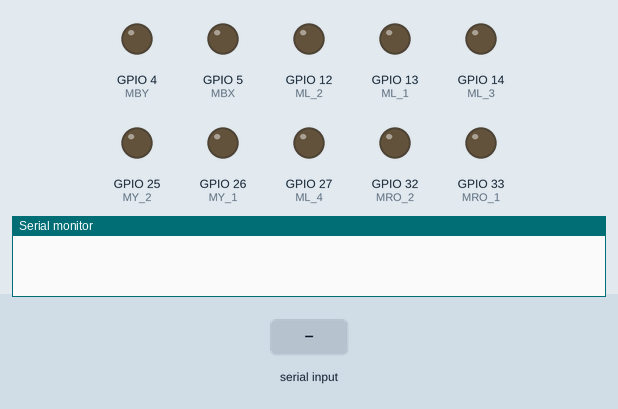
Recording of a sketch running on a simulated ESP32. Shown: output pins drawn as LEDs (lit = HIGH), the last lines printed to the serial monitor. Inputs (shaded band) come from the test bench.

Above: at 1.2 s.
1.3 s: "Q" received over Serial
At 2.1 s:
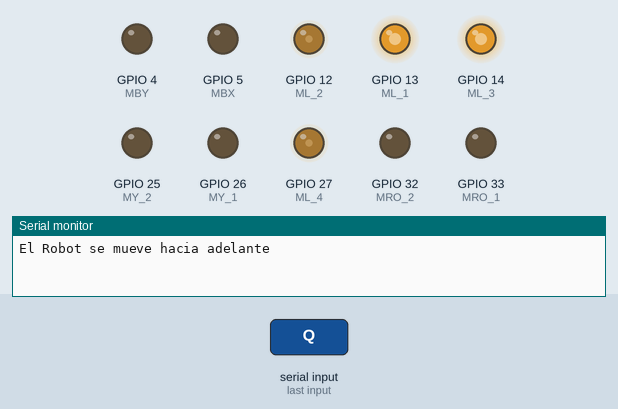
2.8 s: "A" received over Serial
At 3.2 s:
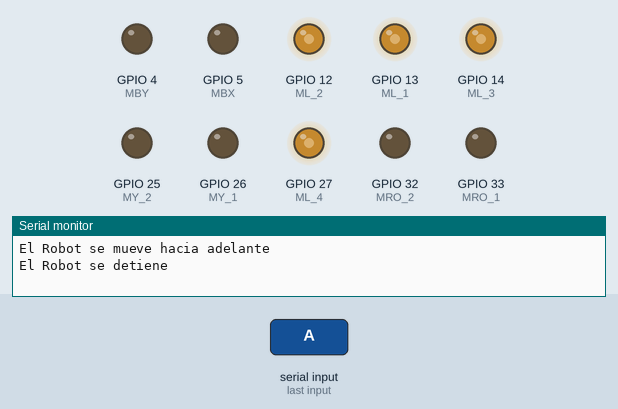
4.3 s: "Z" received over Serial
At 5.5 s:
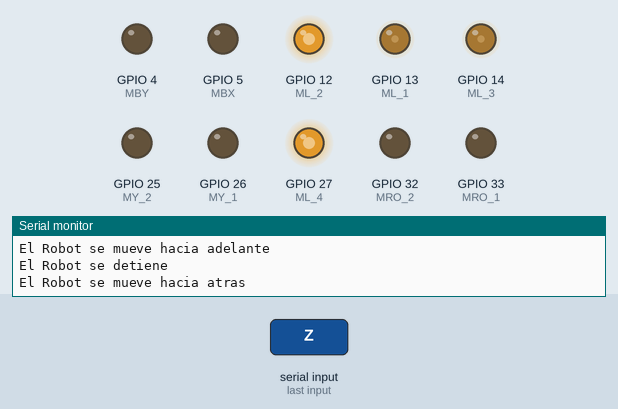
5.8 s: "W" received over Serial
At 6.7 s:
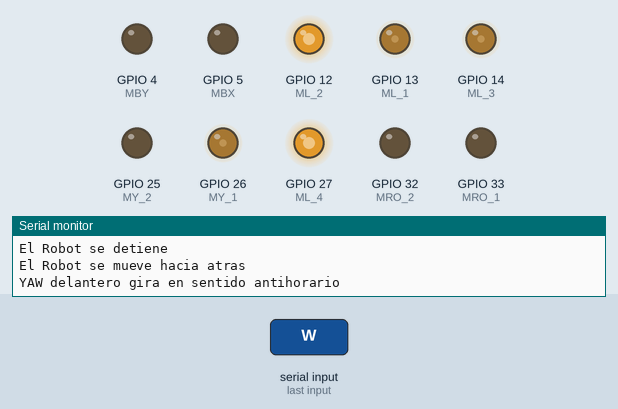
7.3 s: "E" received over Serial
At 7.8 s:
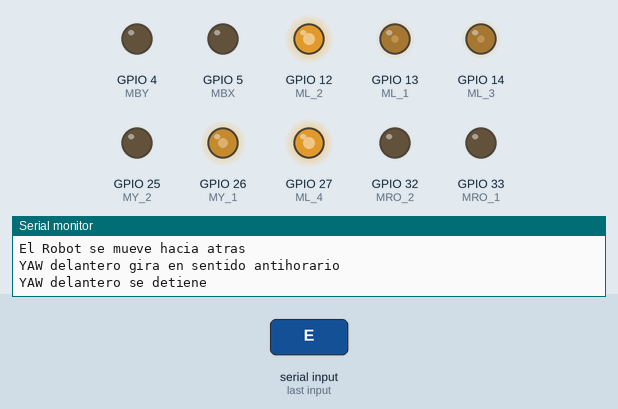
8.8 s: "R" received over Serial
At 10.2 s:
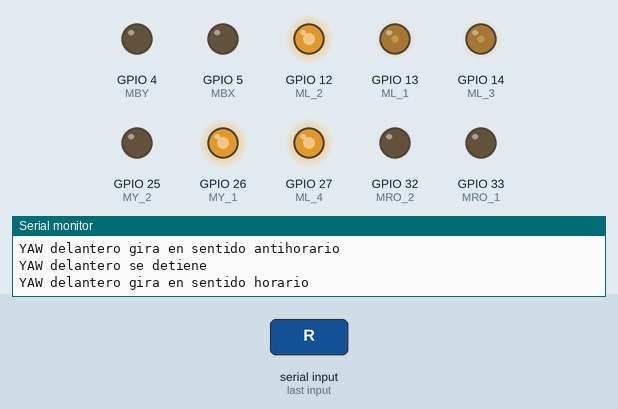
Timing chart, 0 to 11.3 s (numbered marks = the images above; inputs shaded):
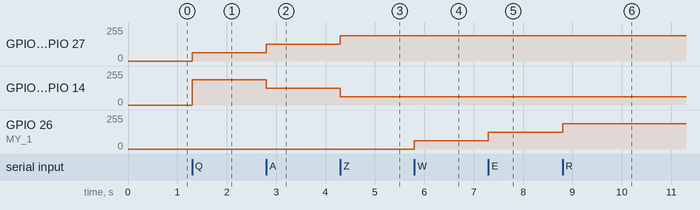

Measured:
- after the input at 1.3 s, GPIO 12 (ML_2), GPIO 27 (ML_4): 0/255 → 63/255 at once; GPIO 13 (ML_1), GPIO 14 (ML_3): 0/255 → 189/255 at once
- after the input at 2.8 s, GPIO 12 (ML_2), GPIO 27 (ML_4): 63/255 → 127/255 at once; GPIO 13 (ML_1), GPIO 14 (ML_3): 189/255 → 127/255 at once
- after the input at 4.3 s, GPIO 12 (ML_2), GPIO 27 (ML_4): 127/255 → 189/255 at once; GPIO 13 (ML_1), GPIO 14 (ML_3): 127/255 → 63/255 at once
- after the input at 5.8 s, GPIO 26 (MY_1): 0/255 → 63/255 at once
- after the input at 7.3 s, GPIO 26 (MY_1): 63/255 → 127/255 at once
- after the input at 8.8 s, GPIO 26 (MY_1): 127/255 → 189/255 at once

The sketch:

Programa_General_ReMBot_VF.ino
```cpp
/*
 * Primer programa programa base para ReMBotcon Cytron MDD10A
 * --> Control del movimiento de los motores de cada sistema.
 * --> Tipo de control Locked-Antiphase PWM
 * Diciemnbre 2020
 * ESP32 TRA
 */


/*
 *---------------------------------------------------------------------------------------
 *                                Pines y variables
 * --------------------------------------------------------------------------------------
 */

/*
 * C.T < 50% --> Giro en sentido horario
 * C.T = 50% --> Detenido
 * C.T > 50% --> Giro en sentido antihorario
 *
 * Nota: Se recomienda no tomar los valores máximos (0, 255)
 */
//DEFINICION DE VARIABLES DE VELOCIDAD
//CONSIDERANDO CW--->VEL>127
//CONSIDERANDO CCW--->VEL<127

int VEL_CW = 190; //50%
int VEL_CCW = 63; //50%
int VEL_STOP = 127; //SE DETIENE LOS MOTORES

//DEFINICION DE PINES PARA MOTORES

//---------------------------------------LOCOMOCION-------------------------------------
//PIN (PUEDEN CAMBIAR)
int ML_1 = 13;
int ML_2 = 12;
int ML_3 = 14;
int ML_4 = 27;

//CANALES PARA LOCOMOCION (EN PRINCIPIO NO SE MUEVEN)
int CML_1 = 1;
int CML_2 = 2;
int CML_3 = 3;
int CML_4 = 4;

//---------------------------------------YAW-------------------------------------
//PIN (PUEDEN CAMBIAR)
// YAW DELANTERO
int MY_1 = 26;
// YAW TRASERO
int MY_2 = 25;

//CANALES PARA YAW (EN PRINCIPIO NO SE MUEVEN)
//YAW DELANTERO
int CMY_1 = 5;
//YAW TRASERO
int CMY_2 = 6;

//---------------------------------------ROLL-------------------------------------
//PIN (PUEDEN CAMBIAR)
//ROLL DELANTERO
int MRO_1 = 33;
//ROLL TRASERO
int MRO_2 = 32;

//CANALES PARA ROLL (EN PRINCIPIO NO SE MUEVEN)
//ROLL DELANTERO
int CMRO_1 = 7;
//ROLL TRASERO
int CMRO_2 = 8;

//---------------------------------------BALANCEO-------------------------------------
//PIN (PUEDEN CAMBIAR)
//EJE X
int MBX = 5;
//EJE Y
int MBY = 4;

//CANALES PARA BALANCEO (EN PRINCIPIO NO SE MUEVEN)
//ROLL DELANTERO
int CMBX = 9;
//ROLL TRASERO
int CMBY = 10;


/*
 *-----------------------------------------------------------------------------------
 *                           Funciones principales
 *-----------------------------------------------------------------------------------
 */

void setup() {
  //DEFINCION DE CANALES PARA LOS DIFERENTES SISTEMAS
  //---------------------------------------LOCOMOCION-------------------------------------
  ledcAttachPin(ML_1,CML_1);
  ledcAttachPin(ML_2,CML_2);
  ledcAttachPin(ML_3,CML_3);
  ledcAttachPin(ML_4,CML_4);

  //---------------------------------------YAW-------------------------------------
  //YAW DELANTERO
  ledcAttachPin(MY_1,CMY_1);
  //YAW TRASERO
  ledcAttachPin(MY_2,CMY_2);

  //---------------------------------------ROLL-------------------------------------
  //ROLL DELANTERO
  ledcAttachPin(MRO_1,CMRO_1);
  //ROLL TRASERO
  ledcAttachPin(MRO_2,CMRO_2);

  //---------------------------------------BALANCEO-------------------------------------
  //EJE X
  ledcAttachPin(MBX,CMBX);
  //EJE Y
  ledcAttachPin(MBY,CMBY);


  //DEFINCION DE PARAMETROS PARA LOS CANALES (MISMOS PARAMETROS PARA TODOS LOS CANALES)
  //---------------------------------------LOCOMOCION-------------------------------------
  ledcSetup(CML_1,8000,8);
  ledcSetup(CML_2,8000,8);
  ledcSetup(CML_3,8000,8);
  ledcSetup(CML_4,8000,8);

  //---------------------------------------YAW-------------------------------------
  //YAW DELANTERO
  ledcSetup(CMY_1,8000,8);
  //YAW TRASERO
  ledcSetup(CMY_2,6000,8);

  //---------------------------------------ROLL-------------------------------------
  //ROLL DELANTERO
  ledcSetup(CMRO_1,8000,8);
  //ROLL TRASERO
  ledcSetup(CMRO_2,8000,8);
  //---------------------------------------BALANCEO-------------------------------------
  //EJE X
  ledcSetup(CMBX,8000,8);
  //EJE Y
  ledcSetup(CMBY,8000,8);

  //SE INICIA COMUNICACION SERIAL
  Serial.begin(115200);
}

//-------------------------------------------MAIN LOOP-----------------------------------------------
void loop() {
  if (Serial.available())
  {
    char dato = Serial.read();
    //------------------------LOCOMOCION-------------------------------
    if (dato=='Q' || dato=='A' || dato=='Z')
    {
      LOCOMOCION(dato);
    }

    //---------------------------YAW-----------------------------------
    if (dato=='W' || dato=='E' || dato=='R' || dato=='S' || dato=='D' || dato=='F')
    {
      YAW(dato);
    }

    //---------------------------ROLL-----------------------------------
    if (dato=='I' || dato=='O' || dato=='P' || dato=='K' || dato=='L' || dato=='X')
    {
      ROLL(dato);
    }

    //---------------------------BALANCEO-----------------------------------
    if (dato=='Y' || dato=='N' || dato=='G' || dato=='J' || dato=='H')
    {
      BALANCEO(dato);
    }
  }

}


/*
 *-------------------------------------------------------------------------------------------
 *                            Funciones de movimiento y giro
 *-------------------------------------------------------------------------------------------
 */

//------------------------------------------LOCOMOCION---------------------------------------
void LOCOMOCION(char letra)
{
  if (letra=='Q') // 4 LLANTAS HACIA ADELANTE
  {
    ledcWrite(CML_1,VEL_CW);
    ledcWrite(CML_2,VEL_CCW);
    ledcWrite(CML_3,VEL_CW);
    ledcWrite(CML_4,VEL_CCW);
    Serial.println("El Robot se mueve hacia adelante");
  }
  if (letra=='A') // 4 LLANTAS SE DETIENEN
  {
    ledcWrite(CML_1,VEL_STOP);
    ledcWrite(CML_2,VEL_STOP);
    ledcWrite(CML_3,VEL_STOP);
    ledcWrite(CML_4,VEL_STOP);
    Serial.println("El Robot se detiene");
  }
  if (letra=='Z') // 4 LLANTAS HACIA ATRAS
  {
    ledcWrite(CML_1,VEL_CCW);
    ledcWrite(CML_2,VEL_CW);
    ledcWrite(CML_3,VEL_CCW);
    ledcWrite(CML_4,VEL_CW);
    Serial.println("El Robot se mueve hacia atras");
  }
}


//------------------------------------------YAW---------------------------------------
void YAW(char letra)
{
//  --------------------------------YAW_DELANTERO---------------------------------------
  if (letra=='W') // YAW DELANTERO GIRA EN SENTIDO ANTIHORARIO
  {
    ledcWrite(CMY_1,VEL_CCW);
    Serial.println("YAW delantero gira en sentido antihorario");
  }
  if (letra=='E') // YAW DELANTERO SE DETIENE
  {
    ledcWrite(CMY_1,VEL_STOP);
    Serial.println("YAW delantero se detiene");
  }
  if (letra=='R') // YAE DELANTERO GIRA EN SENTIDO HORARIO
  {
    ledcWrite(CMY_1,VEL_CW);
    Serial.println("YAW delantero gira en sentido horario");
  }
//  --------------------------------YAW_TRASERO---------------------------------------
  if (letra=='S') // YAW TRASERO GIRA EN SENTIDO ANTIHORARIO
  {
    ledcWrite(CMY_2,VEL_CCW);
    Serial.println("YAW trasero gira en sentido antihorario");
  }
  if (letra=='D') // YAW TRASERO SE DETIENE
  {
    ledcWrite(CMY_2,VEL_STOP);
    Serial.println("YAW trasero se detiene");
  }
  if (letra=='F') // YAW TRASERO GIRA EN SENTIDO HORARIO
  {
    ledcWrite(CMY_2,VEL_CW);
    Serial.println("YAW trasero gira en sentido horario");
  }
}


//------------------------------------------ROLL---------------------------------------
void ROLL(char letra)
{
//  --------------------------------ROLL_DELANTERO---------------------------------------
  if (letra=='I') // ROLL DELANTERO GIRA EN SENTIDO ANTIHORARIO
  {
    ledcWrite(CMRO_1,VEL_CCW);
    Serial.println("ROLL delantero gira en sentido antihorario");
  }
  if (letra=='O') // ROLL DELANTERO SE DETIENE
  {
    ledcWrite(CMRO_1,VEL_STOP);
    Serial.println("ROLL delantero se detiene");
  }
  if (letra=='P') // ROLL DELANTERO GIRA EN SENTIDO HORARIO
  {
    ledcWrite(CMRO_1,VEL_CW);
    Serial.println("ROLL trasero gira en sentido horario");
  }
//  --------------------------------ROLL_TRASERO---------------------------------------
  if (letra=='K') // ROLL TRASERO GIRA EN SENTIDO ANTIHORARIO
  {
    ledcWrite(CMRO_2,VEL_CCW);
    Serial.println("ROLL trasero gira en sentido antihorario");
  }
  if (letra=='L') // ROLL TRASERO SE DETIENE
  {
    ledcWrite(CMRO_2,VEL_STOP);
    Serial.println("ROLL delantero se detiene");
  }
  if (letra=='X') // ROLL TRASERO GIRA EN SENTIDO HORARIO
  {
    ledcWrite(CMRO_2,VEL_CW);
    Serial.println("ROLL trasero gira en sentido horario");
  }
}


//-----------------------------------------BALANCEO---------------------------------------
void BALANCEO(char letra)
{
//  --------------------------------EJE X---------------------------------------
  if (letra=='Y') // MOTOR DE X IMPULSA EL MECANISMO HACIA DELANTE
  {
    ledcWrite(CMBX,VEL_CW);
    Serial.println("Motor de X impulsa hacia delante el mecanismo");
  }
  if (letra=='N') // MOTOR DE X IMPULSA EL MECANISMO HACIA ATRAS
  {
    ledcWrite(CMBX,VEL_CCW);
    Serial.println("Motor de X impulsa hacia atras el mecanismo");
  }
//  --------------------------------EJE Y---------------------------------------
  if (letra=='G') // MOTOR DE Y IMPULSA EL MECANISMO HACIA DELANTE
  {
    ledcWrite(CMBY,VEL_CW);
    Serial.println("Motor de Y impulsa hacia delante el mecanismo");
  }
  if (letra=='J') // MOTOR DE Y IMPULSA EL MECANISMO HACIA ATRAS
  {
    ledcWrite(CMBY,VEL_CCW);
    Serial.println("Motor de Y impulsa hacia atras el mecanismo");
  }
//----------------------------MOTORES_SE_DETIENEN-------------------------------
  if (letra=='H') // MOTORES DE BALANCEO SE DETIENEN
  {
    ledcWrite(CMBX,VEL_STOP);
    ledcWrite(CMBY,VEL_STOP);
    Serial.println("Motores de balanceo se detienen");
  }
}
```
